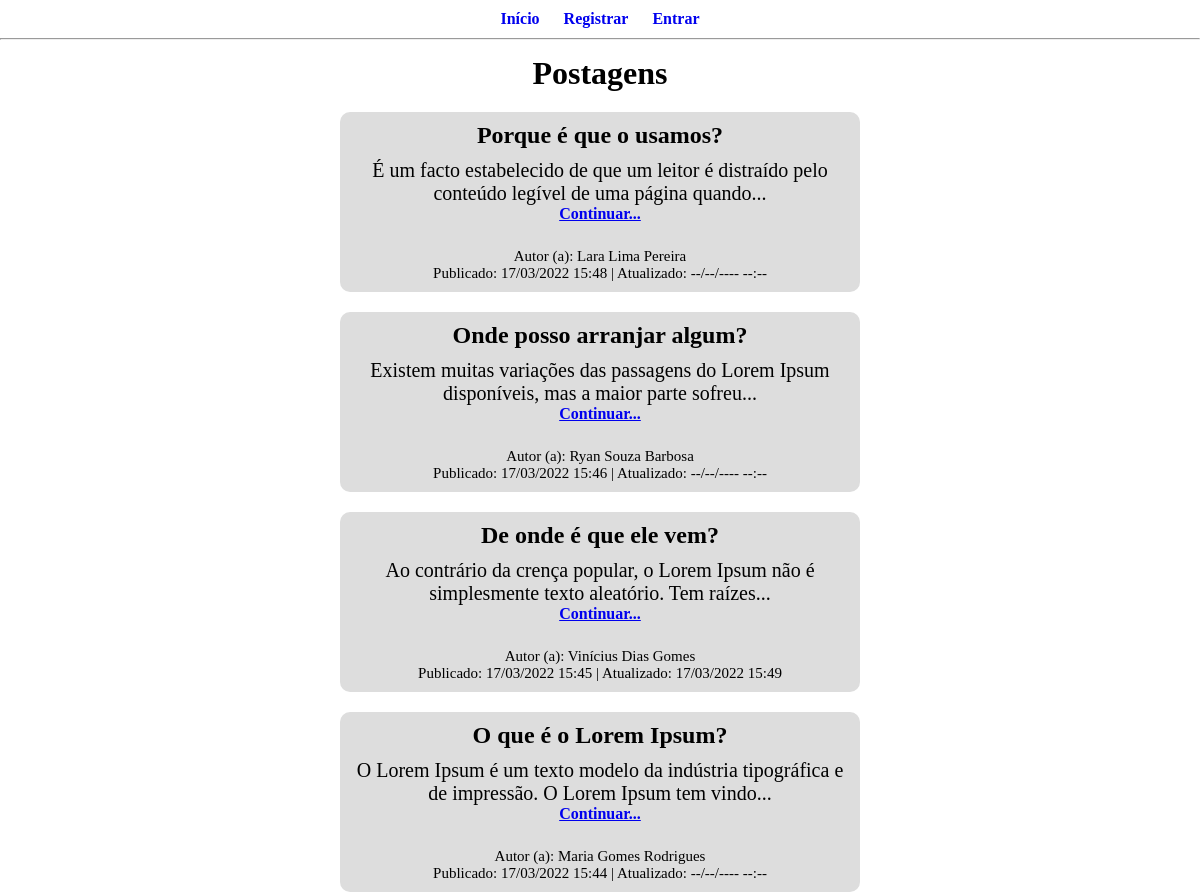
The page / on the database its author committed.
### blog/blueprints/database.py (models this page shows, shortened)
class Post(UserMixin, db.Model):
    __tablename__ = "posts"
    id = db.Column("id", db.Integer, primary_key=True, autoincrement=True)
    title = db.Column(db.String(50), nullable=False)
    text = db.Column(db.String(1500), nullable=False)
    created_date_time = db.Column(db.String(16), nullable=False)
    updated_date_time = db.Column(db.String(16), nullable=False)
    users_id = db.Column(db.Integer, db.ForeignKey("users.id"), nullable=False)

class User(UserMixin, db.Model):
    __tablename__ = "users"
    id = db.Column("id", db.Integer, primary_key=True, autoincrement=True)
    name = db.Column(db.String(60), nullable=False)
    name_user = db.Column(db.String(15), unique=True, nullable=False)
    password = db.Column(db.String(102), nullable=False)
    admin = db.Column(db.Boolean, default=False, nullable=False)

### blog/blueprints/blog.py (the view)
@bp.route("/")
def index():
    try:
        results = (
            db.session.query(
                Post.id,
                Post.title,
                Post.text,
                Post.created_date_time,
                Post.updated_date_time,
                User.name,
            )
            .join(User)
            .filter(Post.users_id == User.id)
            .order_by(Post.id.desc())
            .all()
        )
        db.session.close()
        if results == []:
            flash("Não há postagens!")
    except Exception as e:
        flash("Erro ao consultar postagens!")
        print(f"\nERRO AO CONSULTAR POSTAGENS: {e}")
    return render_template("blog/index.html", title="Postagens", results=results)

### blog/templates/blog/index.html (shortened to what this page needs)
{% extends "base.html" %}
{% block body %}
<main>
    <h1>{{ title }}</h1>
    {% if results %}
    {% for result in results %}
    <article id="art_post">
        <h2>{{ result.title }}</h2>
        <p>
            {{ result.text|truncate(100) }}
            <br>
        <h4><a href="{{ url_for('blog.post', id=result.id) }}">Continuar...</a></h4>
        </p>
        <label id="lb_information">Autor (a): {{ result.name }}<br>Publicado: {{ result.created_date_time }} |
            Atualizado:
            {{
            result.updated_date_time }}</label>
    </article>
    {% endfor %}
    {% endif %}
</main>
{% endblock %}

### blog/templates/base.html (shortened to what this page needs)
<!DOCTYPE html>
<html lang="pt-br">
<head>
    <link rel="stylesheet" href="{{ url_for('static', filename='css/general.css') }}">
</head>
<body>
    <nav>
        <ul>
            <li>
                <h4><a href="{{ url_for('blog.index') }}">Início</a></h4>
            </li>
            {% if current_user.is_authenticated %}
            {% if current_user.admin %}
            <li>
                <h4><a href="/admin">Adm</a></h4>
            </li>
            {% endif %}
            <li>
                <h4><a href="{{ url_for('blog.my_posts') }}">Minhas Postagens</a></h4>
            </li>
            <li>
                <h4><a href="{{ url_for('blog.update_user', id=current_user.id) }}">Atualizar Perfil</a></h4>
            </li>
            <li>
                <h4><a href="{{ url_for('authentication.logout') }}">Sair</a></h4>
            </li>
            {% else %}
            <li>
                <h4><a href="{{ url_for('authentication.register') }}">Registrar</a></h4>
            </li>
            <li>
                <h4><a href="{{ url_for('authentication.login') }}">Entrar</a></h4>
            </li>
            {% endif %}
        </ul>
    </nav>
    <hr>
    {% block body %}{% endblock %}
</body>
</html>

### blog/static/css/general.css (style rules this page uses)
* { padding: 0; margin: 0; }
nav { text-align: center; }
ul li a { text-decoration: none; }
ul li { list-style: none; display: inline-block; margin: 10px; }
main { text-align: center; margin: auto; }
h1 { margin-top: 15px; margin-bottom: 15px; }
label { font-size: 20px; display: inline-block; margin-top: 10px; }
#lb_information { font-size: 15px; margin-top: 15px; }
p { font-size: 20px; margin-top: 10px; }
#art_post { width: 500px; margin: auto; margin-top: 20px; padding: 10px; border-radius: 10px; background-color: rgb(221, 221, 221); }

### rows shown on the page
Post: title "Porque é que o usamos?", text "É um facto estabelecido de que um leitor é distraído pelo conteúdo legível de uma página quando...", name "Lara Lima Pereira", created_date_time "17/03/2022 15:48", updated_date_time "--/--/---- --:--"
Post: title "Onde posso arranjar algum?", text "Existem muitas variações das passagens do Lorem Ipsum disponíveis, mas a maior parte sofreu...", name "Ryan Souza Barbosa", created_date_time "17/03/2022 15:46", updated_date_time "--/--/---- --:--"
Post: title "De onde é que ele vem?", text "Ao contrário da crença popular, o Lorem Ipsum não é simplesmente texto aleatório. Tem raízes...", name "Vinícius Dias Gomes", created_date_time "17/03/2022 15:45", updated_date_time "17/03/2022 15:49"
Post: title "O que é o Lorem Ipsum?", text "O Lorem Ipsum é um texto modelo da indústria tipográfica e de impressão. O Lorem Ipsum tem vindo...", name "Maria Gomes Rodrigues", created_date_time "17/03/2022 15:44", updated_date_time "--/--/---- --:--"

### other values the page prints
{{ title }} "Postagens"
